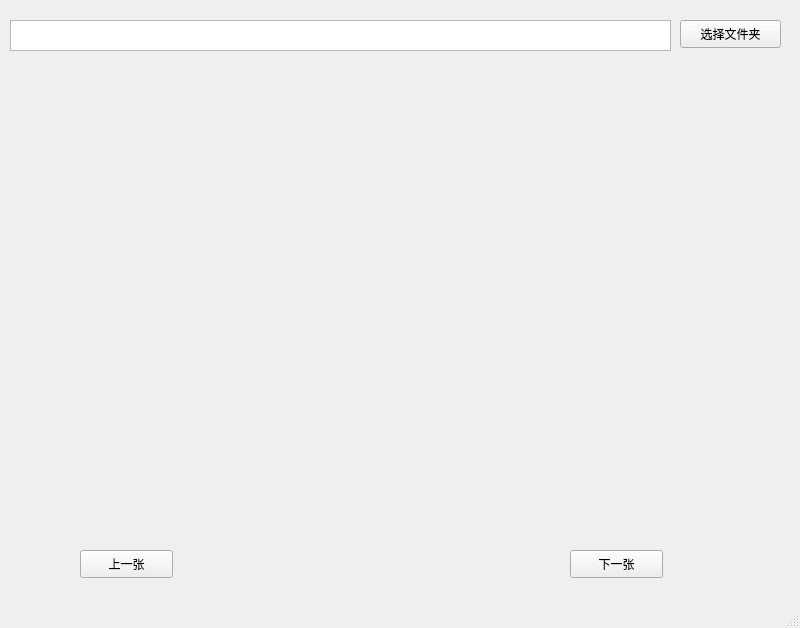
<?xml version="1.0" encoding="UTF-8"?>
<ui version="4.0">
 <class>displayPictureWindow</class>
 <widget class="QMainWindow" name="displayPictureWindow">
  <property name="geometry">
   <rect>
    <x>0</x>
    <y>0</y>
    <width>800</width>
    <height>628</height>
   </rect>
  </property>
  <property name="windowTitle">
   <string>图片浏览</string>
  </property>
  <widget class="QWidget" name="centralwidget">
   <widget class="QTextEdit" name="textEditFileUrl">
    <property name="geometry">
     <rect>
      <x>10</x>
      <y>20</y>
      <width>661</width>
      <height>31</height>
     </rect>
    </property>
   </widget>
   <widget class="QPushButton" name="pushButtonChoiceFolder">
    <property name="geometry">
     <rect>
      <x>680</x>
      <y>20</y>
      <width>101</width>
      <height>28</height>
     </rect>
    </property>
    <property name="text">
     <string>选择文件夹</string>
    </property>
   </widget>
   <widget class="QLabel" name="labelPicture">
    <property name="geometry">
     <rect>
      <x>190</x>
      <y>60</y>
      <width>360</width>
      <height>480</height>
     </rect>
    </property>
    <property name="text">
     <string/>
    </property>
   </widget>
   <widget class="QPushButton" name="pushButtonPrevious">
    <property name="geometry">
     <rect>
      <x>80</x>
      <y>550</y>
      <width>93</width>
      <height>28</height>
     </rect>
    </property>
    <property name="text">
     <string>上一张</string>
    </property>
   </widget>
   <widget class="QPushButton" name="pushButtonNext">
    <property name="geometry">
     <rect>
      <x>570</x>
      <y>550</y>
      <width>93</width>
      <height>28</height>
     </rect>
    </property>
    <property name="text">
     <string>下一张</string>
    </property>
   </widget>
  </widget>
  <widget class="QStatusBar" name="statusBarDisplayPicture"/>
 </widget>
 <resources/>
 <connections/>
</ui>
